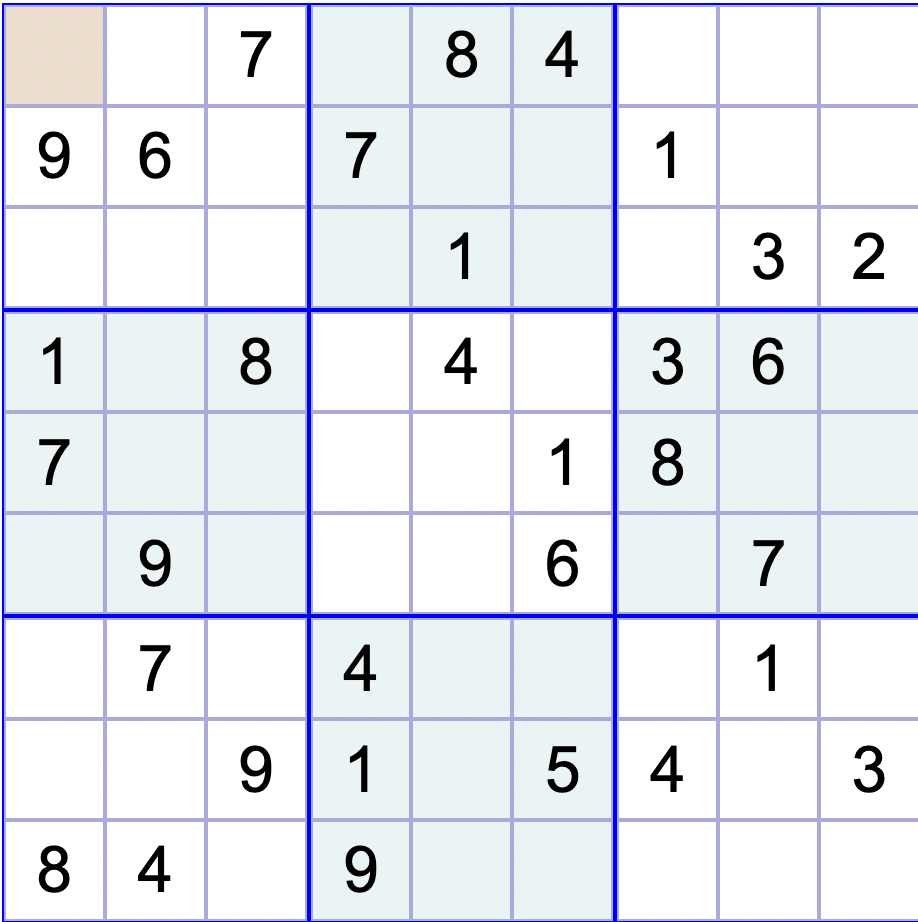
#> input picture board2.png, 918 x 922 px; its folder holds 3 pictures in this run
$ python reader.py
#> lines starting #> are read from the running program, lines starting #| are printed output that depends on the picture
import cv2 as cv
import sys
import numpy as np
import pytesseract

good_board = [
[[None, None, '7'], [None, '8', '4'], [None, None, None]],
[['9', '6', None], ['7', None, None], ['1', None, None]],
[[None, None, None], [None, '1', None], [None, '3', '2']],
[['1', None, '8'], [None, '4', None], ['3', '6', None]],
[['7', None, None], [None, None, '1'], ['8', None, None]],
[[None, '9', None], [None, None, '6'], [None, '7', None]],
[[None, '7', None], ['4', None, None], [None, '1', None]],
[[None, None, '9'], ['1', None, '5'], ['4', None, '3']],
[['8', '4', None], ['9', None, None], [None, None, None]],
]
def readBoard(path, cut = 23):
    # Get image from file and apply filters to it
#> called with path = 'board2', cut = 23
    img = cv.imread(cv.samples.findFile(path+".png"))
#> img is the input picture: shape (922, 918, 3); mean B, G, R 241.5, 232.7, 228.9
    img = cv.cvtColor(img, cv.COLOR_BGR2GRAY)
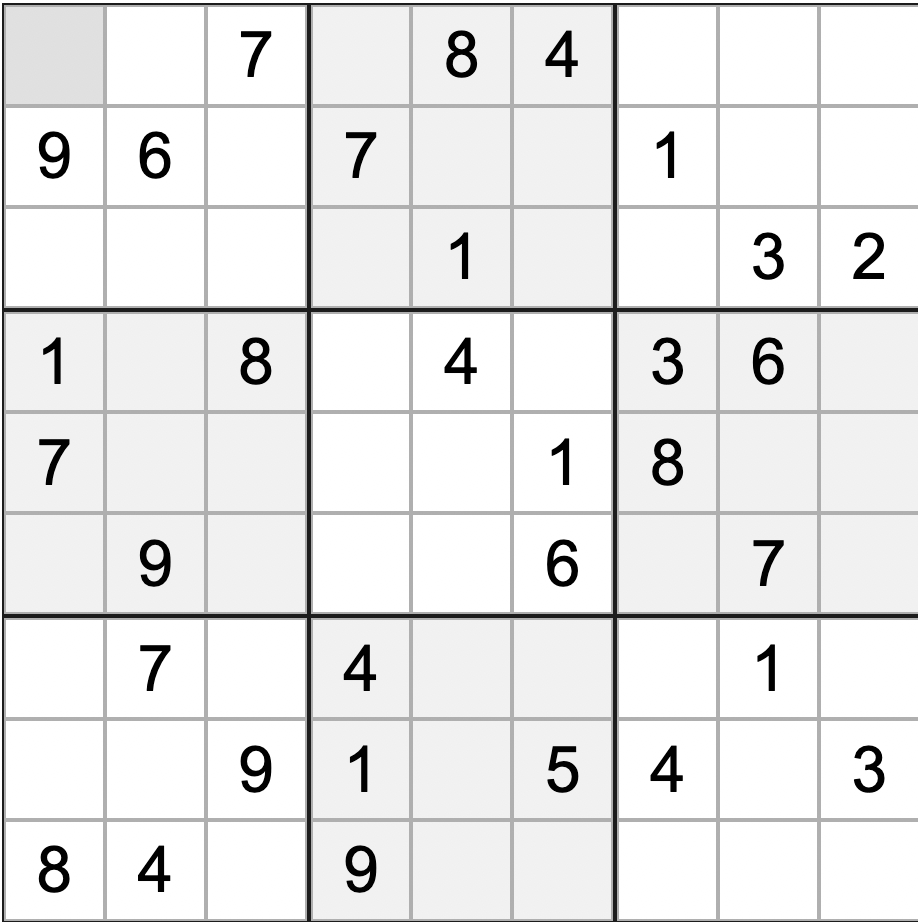
#> img: shape (922, 918); min 0, max 255, mean 232.6
    img = cv.cvtColor(img, cv.COLOR_BGR2RGB)
#> img: shape (922, 918, 3)
    if img is None:
        sys.exit("Could not read the image.")
    # Divide the image into 9x9 grid
    row, col, channels = img.shape
#> row = 922; col = 918; channels = 3
    row_size = row//9
#> row_size = 102
    col_size = col//9
#> col_size = 102
    board = [
    [[None, None, None], [None, None, None], [None, None, None]],
    [[None, None, None], [None, None, None], [None, None, None]],
    [[None, None, None], [None, None, None], [None, None, None]],

    [[None, None, None], [None, None, None], [None, None, None]],
    [[None, None, None], [None, None, None], [None, None, None]],
    [[None, None, None], [None, None, None], [None, None, None]],

    [[None, None, None], [None, None, None], [None, None, None]],
    [[None, None, None], [None, None, None], [None, None, None]],
    [[None, None, None], [None, None, None], [None, None, None]]]
    # Go through every cell and recognise the number in the cell
    for row in range(9):
        for col in range(9):

            #row_size x row + cut : row_size x row+1 - cut
            #row_size - size of one row
            #x row - used to iterate each row
            #cut - adjustment
            image = img[row_size*(row)+cut:row_size*(row+1)-cut, col_size*(col)+cut:col_size*(col+1)-cut]
            #recognise the digit
            text = pytesseract.image_to_string(image, config='--psm 6 -c tessedit_char_whitelist=123456789')
            if text == "":
                continue
            else:
                board[row][col//3][col%3] = int(text[0])
#> after the loop, board = 9 items
    return board

if(__name__ == "__main__"):
#> (the run stopped early here; a loop or call above may not have finished)
